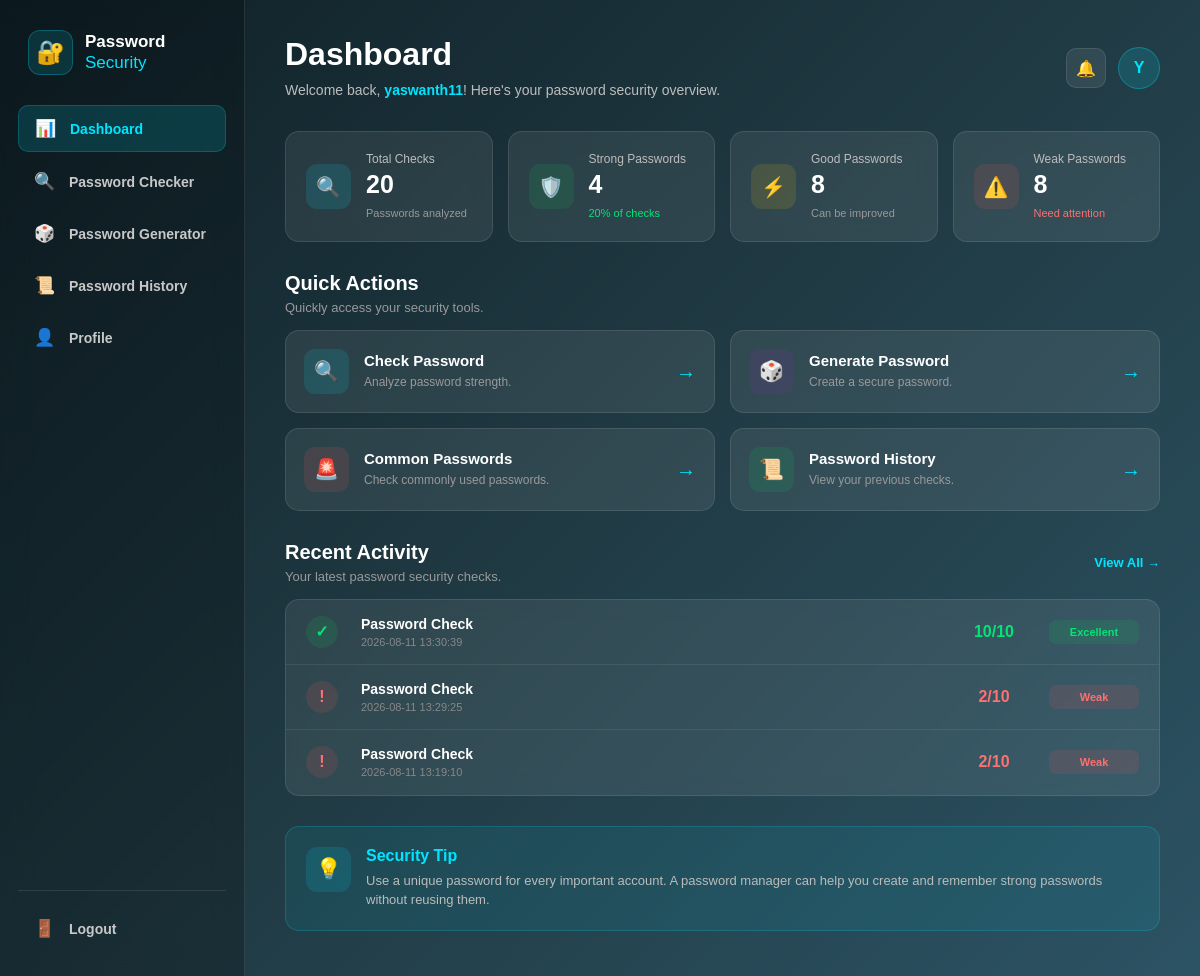
The app's page /dashboard (signed in) with its own data.
### tables this page shows
CREATE TABLE history (
            id INTEGER PRIMARY KEY AUTOINCREMENT,
            user_id INTEGER NOT NULL,
            result TEXT NOT NULL,
            score INTEGER NOT NULL,
            is_common INTEGER NOT NULL,
            created_at TIMESTAMP DEFAULT CURRENT_TIMESTAMP,
            FOREIGN KEY (user_id) REFERENCES users(id)
        );

### app.py (the view)
@app.route("/dashboard")
def dashboard():
    if "user_id" not in session:
        return redirect(url_for("login"))
    history_data = get_history(session["user_id"])
    total_checks = len(history_data)
    excellent_count = 0
    good_count = 0
    weak_count = 0
    for item in history_data:
        result = item["result"]
        if result == "Excellent":
            excellent_count += 1
        elif result == "Good":
            good_count += 1
        else:
            weak_count += 1
    if total_checks > 0:
        strong_percentage = round((excellent_count / total_checks) * 100)
    else:
        strong_percentage = 0
    recent_history = history_data[:3]
    return render_template(
        "dashboard.html",
        total_checks=total_checks,
        excellent_count=excellent_count,
        good_count=good_count,
        weak_count=weak_count,
        strong_percentage=strong_percentage,
        recent_history=recent_history,
        user_name=session.get("user_name")
    )

### database.py (called while the page is built)
def get_db():
    connection = sqlite3.connect(DATABASE)
    connection.row_factory = sqlite3.Row
    return connection

def get_history(user_id):
    connection = get_db()
    cursor = connection.cursor()
    cursor.execute(
        """
        SELECT *
        FROM history
        WHERE user_id = ?
        ORDER BY created_at DESC
        """,
        (user_id,)
    )
    history = cursor.fetchall()
    connection.close()
    return history

### templates/dashboard.html (shortened to what this page needs)
<!DOCTYPE html>
<html lang="en">
<head>
<link rel="stylesheet"
      href="{{ url_for('static', filename='css/dashboard.css') }}">
</head>
<body>
<aside class="sidebar">
<div class="sidebar-logo">
    <div class="logo-icon">
        🔐
    </div>
    <div>
        <strong>Password</strong>
        <span>Security</span>
    </div>
</div>
<nav class="sidebar-nav">
    <a href="/dashboard"
       class="nav-item active">
        <span>📊</span>
        Dashboard
    </a>
    <a href="/"
       class="nav-item">
        <span>🔍</span>
        Password Checker
    </a>
    <a href="/generator"
       class="nav-item">
        <span>🎲</span>
        Password Generator
    </a>
    <a href="/history"
       class="nav-item">
        <span>📜</span>
        Password History
    </a>
    <a href="/profile"
       class="nav-item">
        <span>👤</span>
        Profile
    </a>
</nav>
<div class="sidebar-bottom">
    <a href="{{ url_for('logout') }}"
       class="nav-item">
        <span>🚪</span>
        Logout
    </a>
</div>
</aside>
<main class="dashboard">
<header class="topbar">
    <div>
        <h1>Dashboard</h1>
        <p>
            Welcome back,
            <strong>{{ session.get("user_name", "User") }}</strong>!
            Here's your password security overview.
        </p>
    </div>
    <div class="user-area">
        <div class="notification">
            🔔
        </div>
        <div class="user-avatar">
            {{ session.get("user_name", "U")[0].upper() }}
        </div>
    </div>
</header>
<section class="stats-grid">
    <div class="stat-card">
        <div class="stat-icon blue">
            🔍
        </div>
        <div class="stat-info">
            <span>Total Checks</span>
            <strong>
                {{ total_checks }}
            </strong>
            <small>
                Passwords analyzed
            </small>
        </div>
    </div>
    <div class="stat-card">
        <div class="stat-icon green">
            🛡️
        </div>
        <div class="stat-info">
            <span>Strong Passwords</span>
            <strong>
                {{ excellent_count }}
            </strong>
            <small class="positive">
                {{ strong_percentage }}% of checks
            </small>
        </div>
    </div>
    <div class="stat-card">
        <div class="stat-icon yellow">
            ⚡
        </div>
        <div class="stat-info">
            <span>Good Passwords</span>
            <strong>
                {{ good_count }}
            </strong>
            <small>
                Can be improved
            </small>
        </div>
    </div>
    <div class="stat-card">
        <div class="stat-icon red">
            ⚠️
        </div>
        <div class="stat-info">
            <span>Weak Passwords</span>
            <strong>
                {{ weak_count }}
            </strong>
            <small class="negative">
                Need attention
            </small>
        </div>
    </div>
</section>
<section class="section">
    <div class="section-heading">
        <div>
            <h2>Quick Actions</h2>
            <p>
                Quickly access your security tools.
            </p>
        </div>
    </div>
    <div class="actions-grid">
        <a href="/"
           class="action-card">
            <div class="action-icon blue">
                🔍
            </div>
            <div>
                <h3>Check Password</h3>
                <p>
                    Analyze password strength.
                </p>
            </div>
            <span class="arrow">
                →
            </span>
        </a>
        <a href="/generator"
           class="action-card">
            <div class="action-icon purple">
                🎲
            </div>
            <div>
                <h3>Generate Password</h3>
                <p>
                    Create a secure password.
                </p>
            </div>
            <span class="arrow">
                →
            </span>
        </a>
        <a href="/common-passwords"
           class="action-card">
            <div class="action-icon red">
                🚨
            </div>
            <div>
                <h3>Common Passwords</h3>
                <p>
                    Check commonly used passwords.
                </p>
            </div>
            <span class="arrow">
                →
            </span>
        </a>
        <a href="/history"
           class="action-card">
            <div class="action-icon green">
                📜
            </div>
            <div>
                <h3>Password History</h3>
                <p>
                    View your previous checks.
                </p>
            </div>
            <span class="arrow">
                →
            </span>
        </a>
    </div>
</section>
<section class="section">
    <div class="section-heading">
        <div>
            <h2>Recent Activity</h2>
            <p>
                Your latest password security checks.
            </p>
        </div>
        <a href="/history"
           class="view-all">
            View All →
        </a>
    </div>
    <div class="activity-card">
        {% if recent_history %}
            {% for item in recent_history %}
            <div class="activity-row">
                {% if item["result"] == "Excellent" %}
                    <div class="activity-status strong">
                        ✓
                    </div>
                    <div class="activity-details">
                        <strong>
                            Password Check
                        </strong>
                        <span>
                            {{ item["created_at"] }}
                        </span>
                    </div>
                    <div class="activity-score strong-text">
                        {{ item["score"] }}/10
                    </div>
                    <div class="activity-badge strong-badge">
                        Excellent
                    </div>
                {% else %}
                    <div class="activity-status weak">
                        !
                    </div>
                    <div class="activity-details">
                        <strong>
                            Password Check
                        </strong>
                        <span>
                            {{ item["created_at"] }}
                        </span>
                    </div>
                    <div class="activity-score weak-text">
                        {{ item["score"] }}/10
                    </div>
                    <div class="activity-badge weak-badge">
                        Weak
                    </div>
                {% endif %}
            </div>
            {% endfor %}
        {% endif %}
    </div>
</section>
<section class="security-tip">
    <div class="tip-icon">
        💡
    </div>
    <div>
        <h3>
            Security Tip
        </h3>
        <p>
            Use a unique password for every important account.
            A password manager can help you create and remember
            strong passwords without reusing them.
        </p>
    </div>
</section>
</main>
</body>
</html>

### records on screen
history: created_at "2026-08-11 13:30:39", score "10"
history: created_at "2026-08-11 13:29:25", score "2"
history: created_at "2026-08-11 13:19:10", score "2"

### other values on screen
{{ session.get("user_name", "User") }} "yaswanth11"
{{ session.get("user_name", "U")[0].upper() }} "Y"
{{ total_checks }} "20"
{{ excellent_count }} "4"
{{ strong_percentage }} "20"
{{ good_count }} "8"
{{ weak_count }} "8"
